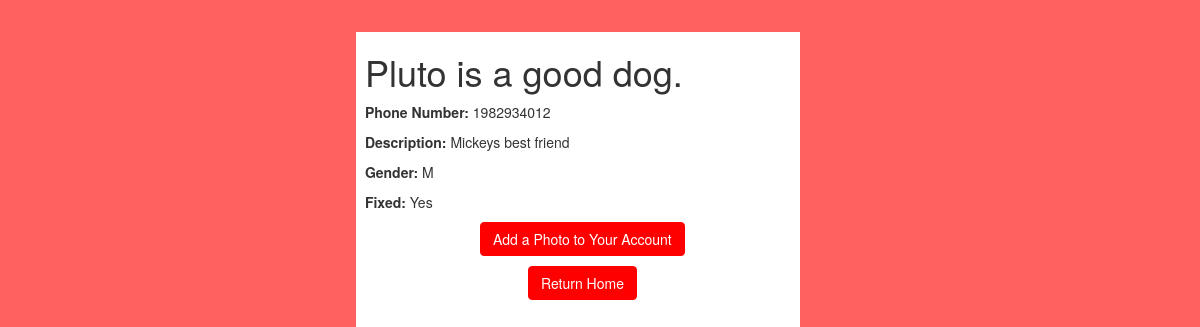
Page /portfolio.php (signed in) on the committed database.
### tables this page shows
CREATE TABLE `Dog_Profile` (
  `Phone_Number` bigint(11) NOT NULL,
  `Name` varchar(20) NOT NULL,
  `Gender` varchar(2) NOT NULL, 
  `Fixed` bit(1) NOT NULL, 
  `Description` varchar(500) DEFAULT NULL,
  `Dog_ID` int(9) NOT NULL, 
   `Username` varchar(32) NOT NULL,
  `HateCount` int(11) NOT NULL DEFAULT 0,
  `LoveCount` int(11) NOT NULL DEFAULT 0,
   PRIMARY KEY (Dog_ID),
    FOREIGN KEY (Username) REFERENCES User(Username)
);

### portfolio.php (the view, shortened to what this page needs)
<!DOCTYPE html>
<html lang="en">
<head>
    <link rel="stylesheet" href="https://maxcdn.bootstrapcdn.com/bootstrap/3.3.7/css/bootstrap.css">
    <link rel="stylesheet" href="overall.css">
</head>
<body>
    <div id="cent">
        <div id="cent2">
<?php
    require_once "config.php";
    if(!isset($_SESSION["loggedin"]) || $_SESSION["loggedin"] !== true){
        header("location: login.php");
        exit;
    }elseif(isset($_SESSION["username"]) ){
    $username = $_SESSION["username"];
    $query = "SELECT * FROM Dog_Profile WHERE Username='$username'";
    $result = mysqli_query($link, $query);
    if(mysqli_num_rows($result) > 0){
        while($row = mysqli_fetch_array($result)){
            echo "<div>";
            echo "<h1>".$row['Name']." is a good dog.</h1>";
            echo "<p class='title'><b>Phone Number:</b> ". $row['Phone_Number'] ."</p>";
            echo "<p><b>Description: </b>". $row['Description'] ."</p>";
            echo "<p><b>Gender: </b>" . $row['Gender'] . "</p>";
            if($row['Fixed'] == 0){
                echo "<p> <b>Fixed: </b> Yes </p>";
            }else{
                echo "<p> <b>Fixed: </b> No </p>";
            }
        }
        }else{
            header("location: welcome.php");
            exit;
        }
}else{
    echo("Query failed try again latter.");
    exit;
}
    ?>
            <p><center>
                <a href="picture.php" class="btn btn-primary">Add a Photo to Your Account</a>
            </p>
            <p>
                <a href="welcome.php" class="btn btn-primary">Return Home</a>
            </p></center>
</div>
</div>
</body>
</html>

### overall.css (style rules this page uses)
body { background-color: #ff6060; }
#cent { position:absolute; left:38%; margin-top:2.7%; height: 90%; width: 37%; background-color: #fff; margin-left:-100px; }
.btn-primary, .btn-primary:hover, .btn-primary:active, .btn-primary:visited { background-color: #f00 !important; border-color: #f00; }
a { color: #f00; }
#cent2 { margin-left: 2%; }

### rows in the picture
dog_profile: Name "Pluto", Phone_Number "1982934012", Description "Mickeys best friend", Gender "M", shows "Fixed:", Fixed "Yes"
